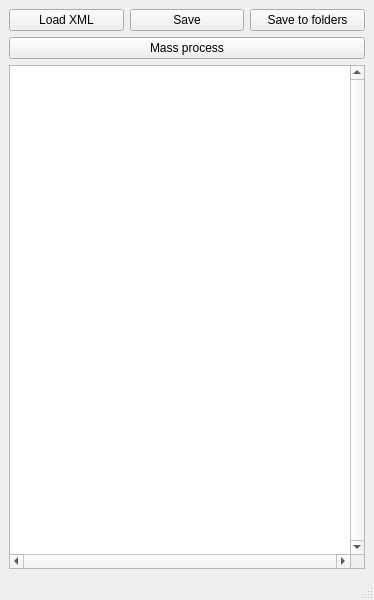
<?xml version="1.0" encoding="UTF-8"?>
<ui version="4.0">
 <class>MainWindow</class>
 <widget class="QMainWindow" name="MainWindow">
  <property name="geometry">
   <rect>
    <x>0</x>
    <y>0</y>
    <width>374</width>
    <height>600</height>
   </rect>
  </property>
  <property name="windowTitle">
   <string>MainWindow</string>
  </property>
  <widget class="QWidget" name="centralwidget">
   <layout class="QGridLayout" name="gridLayout">
    <item row="2" column="0" colspan="3">
     <widget class="QTextBrowser" name="textBrowser">
      <property name="verticalScrollBarPolicy">
       <enum>Qt::ScrollBarAlwaysOn</enum>
      </property>
      <property name="horizontalScrollBarPolicy">
       <enum>Qt::ScrollBarAlwaysOn</enum>
      </property>
     </widget>
    </item>
    <item row="0" column="0">
     <widget class="QPushButton" name="loadXmlBtn">
      <property name="text">
       <string>Load XML</string>
      </property>
     </widget>
    </item>
    <item row="0" column="1">
     <widget class="QPushButton" name="SaveBtn">
      <property name="text">
       <string>Save</string>
      </property>
     </widget>
    </item>
    <item row="0" column="2">
     <widget class="QPushButton" name="saveToFolders">
      <property name="text">
       <string>Save to folders</string>
      </property>
     </widget>
    </item>
    <item row="1" column="0" colspan="3">
     <widget class="QPushButton" name="massProcessBtn">
      <property name="text">
       <string>Mass process</string>
      </property>
     </widget>
    </item>
   </layout>
  </widget>
  <widget class="QMenuBar" name="menubar">
   <property name="geometry">
    <rect>
     <x>0</x>
     <y>0</y>
     <width>374</width>
     <height>27</height>
    </rect>
   </property>
  </widget>
  <widget class="QStatusBar" name="statusbar"/>
 </widget>
 <resources/>
 <connections/>
</ui>
